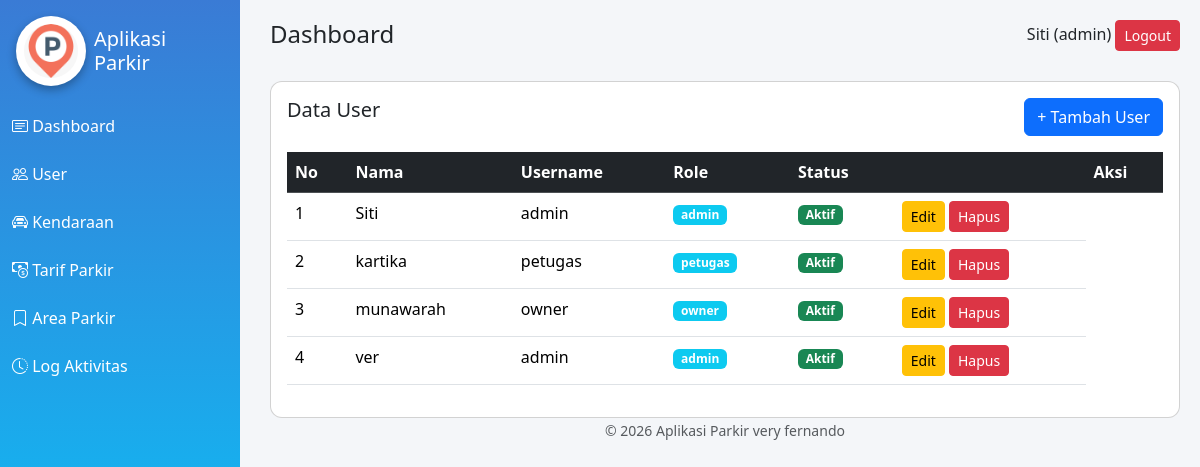
Screenshot of /user/index.php (signed in) with the database file from the repository.
### tables this page shows
CREATE TABLE `tb_user` (
  `id_user` int(11) NOT NULL,
  `nama_lengkap` varchar(50) DEFAULT NULL,
  `username` varchar(50) DEFAULT NULL,
  `password` varchar(100) DEFAULT NULL,
  `role` enum('admin','petugas','owner') DEFAULT NULL,
  `status_aktif` tinyint(1) DEFAULT NULL
);

### user/index.php (the view, shortened to what this page needs)
<?php
include '../config/koneksi.php';
include '../template/header.php';
include '../template/sidebar.php';
include '../template/navbar.php';
?>
<div class="card p-3">
    <div class="d-flex justify-content-between mb-3">
        <h5>Data User</h5>
        <a href="tambah.php" class="btn btn-primary">+ Tambah User</a>
    </div>
    <table class="table table-hover">
        <thead class="table-dark">
            <tr>
                <th>No</th>
                <th>Nama</th>
                <th>Username</th>
                <th>Role</th>
               <th>Status</th>
               <th></th>
               <th>Aksi</th>
               </tr>
               </thead>
                       <tbody>
        <?php
        $no=1;
        $q = mysqli_query($conn,"SELECT * FROM tb_user");
        while($d = mysqli_fetch_assoc($q)){
        ?>
            <tr>
                <td><?= $no++ ?></td>
                <td><?= $d['nama_lengkap'] ?></td>
                <td><?= $d['username'] ?></td>
                <td><span class="badge bg-info"><?= $d['role'] ?></span></td>
                <td>
                    <?= $d['status_aktif'] ?
                        '<span class="badge bg-success">Aktif</span>' :
                        '<span class="badge bg-danger">Nonaktif</span>' ?>
                </td>
                <td>
                    <a href="edit.php?id=<?= $d['id_user'] ?>" class="btn btn-warning btn-sm">Edit</a>
                    <a href="hapus.php?id=<?= $d['id_user'] ?>"
                       onclick="return confirm('Hapus data?')"
                       class="btn btn-danger btn-sm">Hapus</a>
                </td>
            </tr>
        <?php } ?>
        </tbody>
        </table>
        </div>
        <?php include '../template/footer.php'; ?>

### template/header.php (style rules this page uses)
body { background:#f4f6f9; }
.card { border-radius:12px; box-shadow:8 4px 10px rgba(0,0,0,0.1); }

### rows the page displays
tb_user: nama_lengkap "Siti", username "admin", role "admin", status_aktif "Aktif"
tb_user: nama_lengkap "kartika", username "petugas", role "petugas", status_aktif "Aktif"
tb_user: nama_lengkap "munawarah", username "owner", role "owner", status_aktif "Aktif"
tb_user: nama_lengkap "ver", username "admin", role "admin", status_aktif "Aktif"

### other values shown
$_SESSION['nama'] "Siti"
$_SESSION['role'] "admin"
